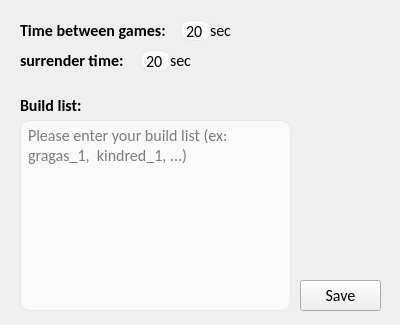
<?xml version="1.0" encoding="UTF-8"?>
<ui version="4.0">
 <class>Form</class>
 <widget class="QWidget" name="Form">
  <property name="geometry">
   <rect>
    <x>0</x>
    <y>0</y>
    <width>400</width>
    <height>325</height>
   </rect>
  </property>
  <property name="font">
   <font>
    <family>Calibri</family>
    <pointsize>12</pointsize>
   </font>
  </property>
  <property name="windowTitle">
   <string>Setting</string>
  </property>
  <property name="styleSheet">
   <string notr="true">QLineEdit{border: 1px solid rgb(231, 231, 231);border-radius: 10px;background:rgb(250, 250, 250);padding-left: 3px;}

QLineEdit:hover{border: 1px solid rgb(206, 206, 206);border-radius: 10px;}

QLineEdit:focus{border: 1px solid rgb(85, 170, 255);border-radius: 10px;}

QTextEdit{border: 1px solid rgb(231, 231, 231);border-radius: 10px;background:rgb(250, 250, 250);padding-left: 3px;}

QTextEdit:hover{border: 1px solid rgb(206, 206, 206);border-radius: 10px;}

QTextEdit:focus{border: 1px solid rgb(85, 170, 255);border-radius: 10px;}</string>
  </property>
  <widget class="QTextEdit" name="textEdit">
   <property name="geometry">
    <rect>
     <x>20</x>
     <y>120</y>
     <width>271</width>
     <height>191</height>
    </rect>
   </property>
   <property name="markdown">
    <string/>
   </property>
   <property name="html">
    <string>&lt;!DOCTYPE HTML PUBLIC &quot;-//W3C//DTD HTML 4.0//EN&quot; &quot;http://www.w3.org/TR/REC-html40/strict.dtd&quot;&gt;
&lt;html&gt;&lt;head&gt;&lt;meta name=&quot;qrichtext&quot; content=&quot;1&quot; /&gt;&lt;style type=&quot;text/css&quot;&gt;
p, li { white-space: pre-wrap; }
&lt;/style&gt;&lt;/head&gt;&lt;body style=&quot; font-family:'Calibri'; font-size:12pt; font-weight:400; font-style:normal;&quot;&gt;
&lt;p style=&quot;-qt-paragraph-type:empty; margin-top:0px; margin-bottom:0px; margin-left:0px; margin-right:0px; -qt-block-indent:0; text-indent:0px;&quot;&gt;&lt;br /&gt;&lt;/p&gt;&lt;/body&gt;&lt;/html&gt;</string>
   </property>
   <property name="placeholderText">
    <string>Please enter your build list (ex: gragas_1,  kindred_1, ...)</string>
   </property>
  </widget>
  <widget class="QPushButton" name="pushButton">
   <property name="geometry">
    <rect>
     <x>300</x>
     <y>280</y>
     <width>81</width>
     <height>31</height>
    </rect>
   </property>
   <property name="text">
    <string>Save</string>
   </property>
  </widget>
  <widget class="QLabel" name="label">
   <property name="geometry">
    <rect>
     <x>20</x>
     <y>10</y>
     <width>151</width>
     <height>41</height>
    </rect>
   </property>
   <property name="font">
    <font>
     <family>Calibri</family>
     <pointsize>12</pointsize>
     <weight>75</weight>
     <bold>true</bold>
    </font>
   </property>
   <property name="text">
    <string>Time between games: </string>
   </property>
  </widget>
  <widget class="QLineEdit" name="lineEdit">
   <property name="geometry">
    <rect>
     <x>180</x>
     <y>20</y>
     <width>31</width>
     <height>21</height>
    </rect>
   </property>
   <property name="font">
    <font>
     <family>Calibri</family>
     <pointsize>12</pointsize>
    </font>
   </property>
   <property name="text">
    <string>20</string>
   </property>
  </widget>
  <widget class="QLabel" name="label_2">
   <property name="geometry">
    <rect>
     <x>210</x>
     <y>20</y>
     <width>21</width>
     <height>20</height>
    </rect>
   </property>
   <property name="text">
    <string>sec</string>
   </property>
  </widget>
  <widget class="QLabel" name="label_3">
   <property name="geometry">
    <rect>
     <x>20</x>
     <y>90</y>
     <width>91</width>
     <height>31</height>
    </rect>
   </property>
   <property name="font">
    <font>
     <family>Calibri</family>
     <pointsize>12</pointsize>
     <weight>75</weight>
     <bold>true</bold>
    </font>
   </property>
   <property name="text">
    <string>Build list:</string>
   </property>
  </widget>
  <widget class="QLabel" name="label_4">
   <property name="geometry">
    <rect>
     <x>20</x>
     <y>40</y>
     <width>151</width>
     <height>41</height>
    </rect>
   </property>
   <property name="font">
    <font>
     <family>Calibri</family>
     <pointsize>12</pointsize>
     <weight>75</weight>
     <bold>true</bold>
    </font>
   </property>
   <property name="text">
    <string>surrender time:</string>
   </property>
  </widget>
  <widget class="QLineEdit" name="lineEdit_2">
   <property name="geometry">
    <rect>
     <x>140</x>
     <y>50</y>
     <width>31</width>
     <height>21</height>
    </rect>
   </property>
   <property name="font">
    <font>
     <family>Calibri</family>
     <pointsize>12</pointsize>
    </font>
   </property>
   <property name="text">
    <string>20</string>
   </property>
  </widget>
  <widget class="QLabel" name="label_5">
   <property name="geometry">
    <rect>
     <x>170</x>
     <y>50</y>
     <width>21</width>
     <height>21</height>
    </rect>
   </property>
   <property name="text">
    <string>sec</string>
   </property>
  </widget>
 </widget>
 <resources/>
 <connections/>
</ui>
